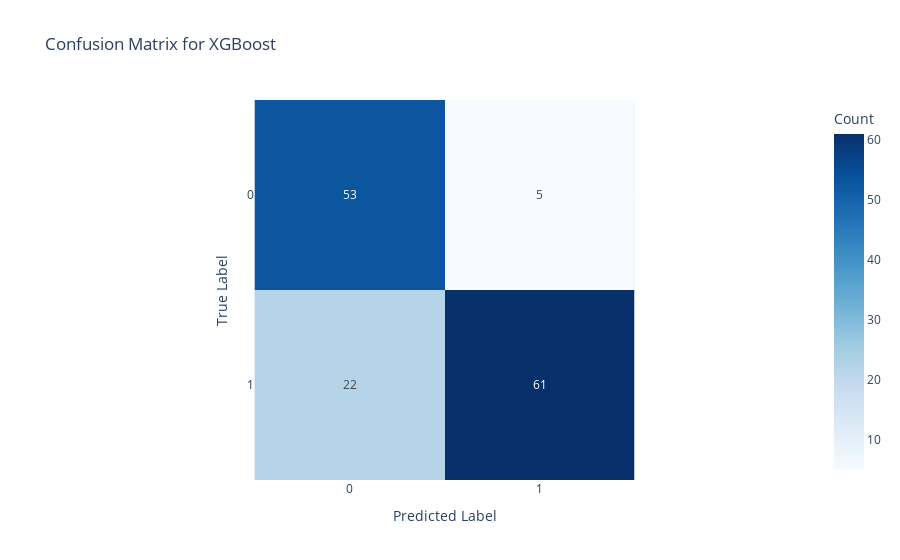

This figure's notebook cell:
### Code cell
cm = confusion_matrix(y_test, y_pred_xgb)
fig = px.imshow(cm, text_auto=True, color_continuous_scale='Blues',
                title=f'Confusion Matrix for XGBoost',
                labels=dict(x='Predicted Label', y='True Label', color='Count'))
fig.update_xaxes(tickvals=[0, 1], ticktext=['0', '1'])
fig.update_yaxes(tickvals=[0, 1], ticktext=['0', '1'])
fig.show()

### Figure 1 — Plotly figure (JSON) as saved in the notebook; plotly's stock layout.template omitted (floating-point values rounded to 4 significant figures)
{"data": [{"coloraxis": "coloraxis", "hovertemplate": "Predicted Label: %{x}<br>True Label: %{y}<br>Count: %{z}<extra></extra>", "name": "0", "texttemplate": "%{z}", "type": "heatmap", "xaxis": "x", "yaxis": "y", "z": [[53, 5], [22, 61]]}], "layout": {"coloraxis": {"colorbar": {"title": {"text": "Count"}}, "colorscale": [[0, "rgb(247,251,255)"], [0.125, "rgb(222,235,247)"], [0.25, "rgb(198,219,239)"], [0.375, "rgb(158,202,225)"], [0.5, "rgb(107,174,214)"], [0.625, "rgb(66,146,198)"], [0.75, "rgb(33,113,181)"], [0.875, "rgb(8,81,156)"], [1, "rgb(8,48,107)"]]}, "title": {"text": "Confusion Matrix for XGBoost"}, "xaxis": {"anchor": "y", "constrain": "domain", "domain": [0, 1], "scaleanchor": "y", "ticktext": ["0", "1"], "tickvals": [0, 1], "title": {"text": "Predicted Label"}}, "yaxis": {"anchor": "x", "autorange": "reversed", "constrain": "domain", "domain": [0, 1], "ticktext": ["0", "1"], "tickvals": [0, 1], "title": {"text": "True Label"}}}}
